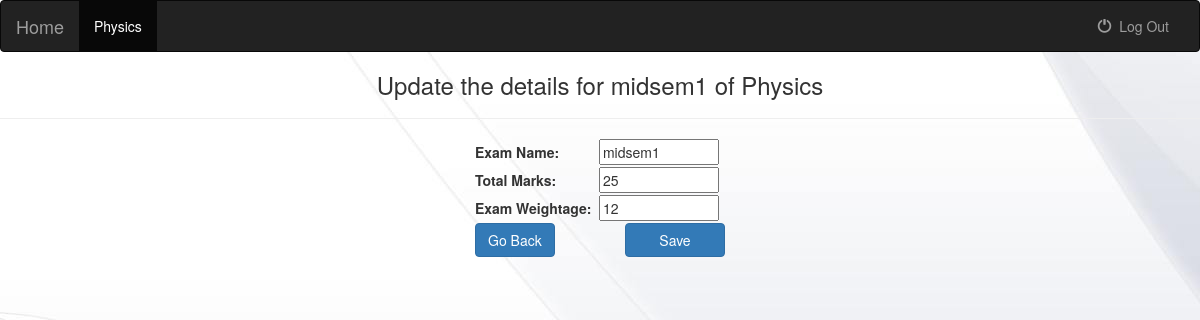
Screenshot of /authenticated/1/1/ (signed in) with the database file from the repository.
### gms/models.py (models this page shows)
class Courses(models.Model):
    course_name = models.CharField(max_length=30)
    credit = models.PositiveSmallIntegerField(default=3)
    faculty = models.ForeignKey('Faculty',on_delete=models.PROTECT,null=True)
    students = models.ManyToManyField('Student')
    a = models.PositiveSmallIntegerField(default=80)
    b = models.PositiveSmallIntegerField(default=60)
    c = models.PositiveSmallIntegerField(default=40)
    d = models.PositiveSmallIntegerField(default=20)
    def __str__(self):
        return self.course_name

class Exam(models.Model):
    name = models.CharField(max_length=30)
    total_marks = models.IntegerField(default=0)
    course = models.ForeignKey(Courses,on_delete=models.CASCADE,null=True)
    weightage = models.IntegerField(default=0)
    def __str__(self):
        return self.name

### gms/views.py (the view)
# urls.py: url(r'^authenticated/(?P<course_no>[0-9]+)/(?P<exam_no>[0-9]+)/$',update_exam,name='update_exam'),
@cache_control(no_cache=True, must_revalidate=True, no_store=True)
def update_exam(request,course_no,exam_no):
	usertype="NULL"
	if request.user.is_authenticated:
		try:
			userTemp=Faculty.objects.get(username=request.user.username,password=request.user.password)
			usertype="Faculty"
		except Faculty.DoesNotExist:
			return redirect('/logout/')
		if (usertype=="Faculty"):
			courses=userTemp.courses_set.all()
			course=courses[int(course_no)-1]
			exam=Exam.objects.get(pk=exam_no)
			if request.method=='POST':
				for std in course.students.all():
					total_marks=std.total_marks_set.get(course=course)
					total_marks.total_marks=total_marks.total_marks-((exam.weightage)/(exam.total_marks))*(Result.objects.get(student=std,course=course,exam=exam)).gained_marks
					total_marks.save()
				exam.name=request.POST['exam_name']
				exam.total_marks=request.POST['total_marks']
				exam.weightage=request.POST['weightage']
				exam.save()
				for std in course.students.all():
					total_marks=std.total_marks_set.get(course=course)
					total_marks.total_marks=total_marks.total_marks+(float(exam.weightage)/float(exam.total_marks))*float((Result.objects.get(student=std,course=course,exam=exam)).gained_marks)
					total_marks.save()
				return redirect("/authenticated/" + str(course_no)+"/",{'faculty':userTemp, 'course':course,'course_no':int(course_no)})
			else :
				return render(request, "update_exam.html",{'course_no':course_no,'exam':exam,'course':course})
		else :
			return redirect('/logout/')
	else :
			return redirect('/logout/')

### gms/template/update_exam.html (shortened to what this page needs)
<!DOCTYPE html>
<html>
<head>
	{%load staticfiles%}
	<link rel="stylesheet" href="https://maxcdn.bootstrapcdn.com/bootstrap/3.3.6/css/bootstrap.min.css">
	<link rel="stylesheet" type="text/css" href="{% static 'gms/style.css' %}"/>
</head>
</head>
<body>
	<nav class="navbar navbar-inverse">
		<div class="container-fluid">
		<div class="navbar-header">
			<a class="navbar-brand" href="/authenticated/">Home</a>
		</div>
		<div class="collapse navbar-collapse" id="topNavBar">
			<ul class="nav navbar-nav">
				<li class="active">
					<a href="/authenticated/{{course_no}}">{{course.course_name}}</a>
				</li>
			</ul>
			<ul class="nav navbar-nav navbar-right">
				<li class="">
					<a href="/logout/">
						<span class="glyphicon glyphicon-off" aria-hidden="true"></span>&nbsp;
						Log Out
					</a>
				</li>
			</ul>
		</div>
		</div>
	</nav>
	<h3 style="text-align: center;">Update the details for {{exam}} of {{course}}</h3>
	<hr>
	<div style="width:250px; margin:0 auto;">
		<form action="/authenticated/{{course_no}}/{{exam.id}}/" method="post">
			<label>Exam Name:</label>
		    <input type="text" id="exam_name" name="exam_name" value='{{exam.name}}' required><br>
		    <label>Total Marks:</label>
		    <input type="number" id="total_marks" name="total_marks" value='{{exam.total_marks}}' min="1" required><br>
		    <label>Exam Weightage:</label>
		    <input type="number" id="weightage" name="weightage" value='{{exam.weightage}}' min="0" max="100" required><br>
		  	<button class="btn btn-primary" type="submit" style="float: right;width: 100px;" >  Save  </button>
		</form>
		<a href="/authenticated/{{course_no}}" style="float: left;"  class="btn btn-primary">Go Back</a>
	</div>
</body>
</html>

### gms/static/gms/style.css (style rules this page uses)
body { background :white url("images/bg.jpg"); }
label { width: 120px; }
input { width: 120px; }

### rows the page displays
Courses: course_name "Physics"
Exam: name "midsem1", exam_name "midsem1", total_marks "25", weightage "12"
